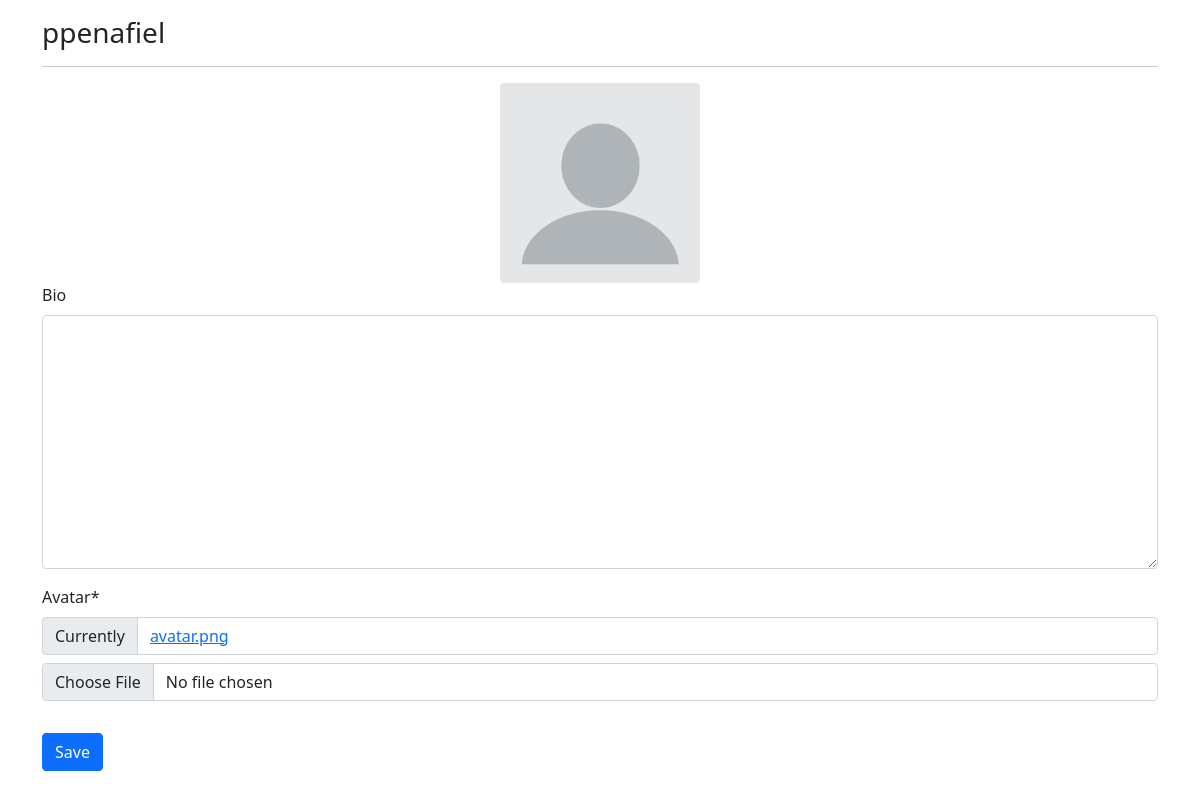
Page /profiles/my/ (signed in) on the earlier database version.
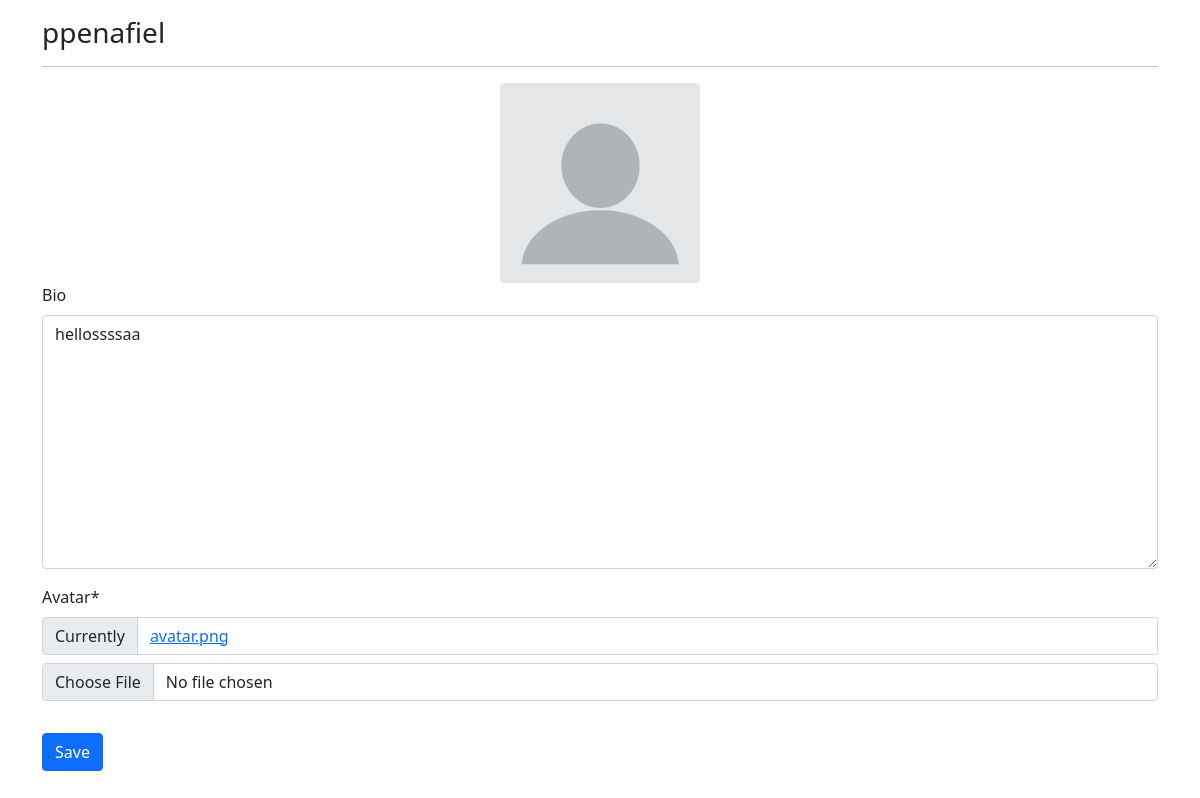
Same page on the later database version.
### profiles/models.py (models this page shows, shortened)
class Profile(models.Model):
    user = models.OneToOneField(User, on_delete=models.CASCADE)
    bio = models.TextField(blank=True)
    avatar = models.ImageField(default="avatar.png", upload_to="avatars")
    updated = models.DateTimeField(auto_now=True)
    created = models.DateTimeField(auto_now_add=True)

### profiles/views.py (the view, shortened to what this page needs)
# urls.py: path('my/', my_profile_view, name='my-profile'),
@login_required
def my_profile_view(request):
    obj = Profile.objects.get(user=request.user)
    form = ProfileForm(request.POST or None, request.FILES or None, instance=obj)
    context = {
        'obj': obj,
        'form': form,
    }
    return render(request, 'profiles/main.html', context)

### profiles/forms.py
class ProfileForm(forms.ModelForm):
    class Meta:
        model = Profile
        fields = ['bio', 'avatar',]

### profiles/templates/profiles/main.html (shortened to what this page needs)
{% extends "base.html" %}
{% load static %}
{% load crispy_forms_tags %}
{% block content %}
    <h3>{{obj.user}}</h3>
    <hr>
    <div id="avatarBox" class="text-center" >
        <img src="{{ obj.avatar.url }}" class="rounded" height="200px" width="auto" alt="{{ obj.user.username }}">
    </div>
    <form id="profileForm" action="">
        {{form|crispy}}
        <button type="submit" class="btn btn-primary mt-3">Save</button>
    </form>
{% endblock content %}

Differences in the rows shown:
changed Profile "ppenafiel": bio (not shown) → "hellossssaa"
